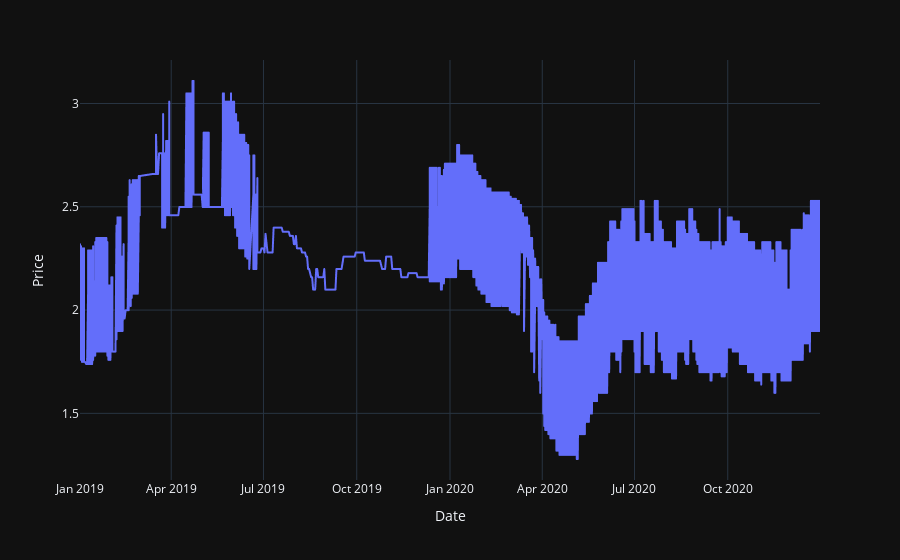

Source (notebook cell):
### Code cell
fig = px.line(data, x='Date', y='Price', template='plotly_dark')
fig.show()

### Figure 1 — Plotly figure (JSON) as saved in the notebook; plotly's stock layout.template omitted (floating-point values rounded to 4 significant figures; data arrays with more than 128 entries replaced by an {"elided": "..."} marker saying what was removed)
{"data": [{"hovertemplate": "Date=%{x}<br>Price=%{y}<extra></extra>", "legendgroup": "", "line": {"color": "#636efa", "dash": "solid"}, "mode": "lines", "name": "", "showlegend": false, "type": "scattergl", "x": {"elided": "1603 str values"}, "xaxis": "x", "y": {"elided": "1603 float values"}, "yaxis": "y"}], "layout": {"legend": {"tracegroupgap": 0}, "margin": {"t": 60}, "xaxis": {"anchor": "y", "domain": [0, 1], "title": {"text": "Date"}}, "yaxis": {"anchor": "x", "domain": [0, 1], "title": {"text": "Price"}}}}
